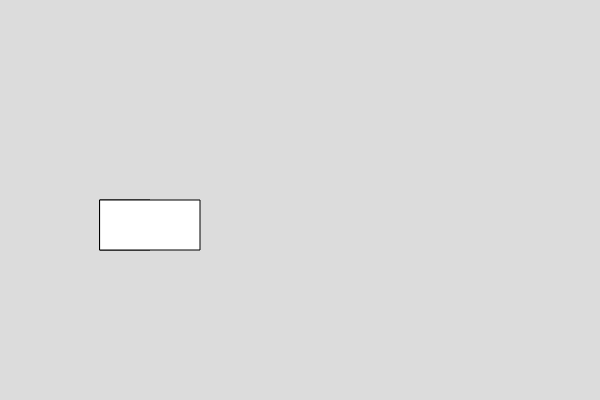
Frame 1 (no input)
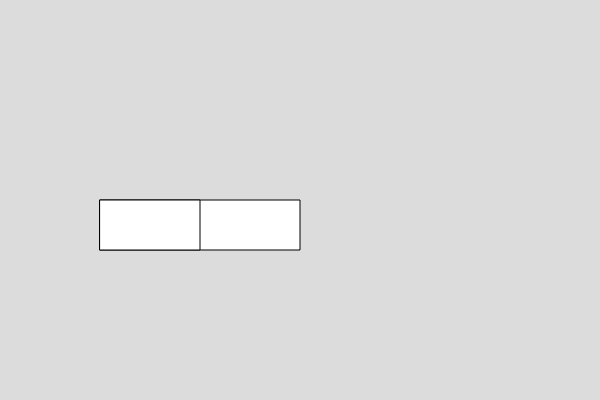
Frame 60 (no input)
Frame 120 (the mouse pressed at the canvas centre since frame 60): identical to frame 60, image omitted

The p5.js sketch that drew these frames (run headless with seeded random() and noise() and a simulated clock; from frame 60 on, the mouse is pressed at the canvas centre):

// p5.js sketch
// ── sketch.js

var box1;
var box2;
function setup() {
  createCanvas(600, 400);
  box1 = new Box()
box2 = new Box()


}

function draw() {
  background(220);
box1.set_width(100)
box2.show()
box1.show()

box2.set_width(200)

}



// ── box.js
class Box
  {
    constructor()
    {
      this.x =100;
      this.y = 200
      this.w = 50;
      this.h = 50;
    }
    
    show()
    {
      rect(this.x,this.y,this.w,this.h)
    }
    
    //write function to set the width of the box
 set_width(l){
this.w = l;


 }
 
  }

  
